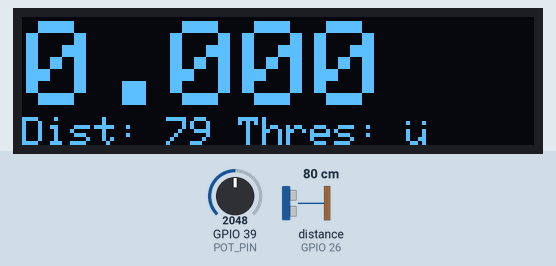
Bench run of a sketch on a simulated ESP32. Shown: 128×32 one-colour display. Wiring (inferred from the names in the program): ultrasonic range finder: trigger GPIO 25; echo GPIO 26. The test bench sets the inputs (shaded band); at power-on: GPIO 39 (POT_PIN) = 2048, distance to the obstacle (sensor on GPIO 26) 80 cm. The echo pulse lasts 58.3 µs per cm; the display library's start-up logo is not drawn; what the sketch prints to the serial monitor is not drawn.

Above: at 3.2 s.
3.3 s: GPIO 39 (POT_PIN) set to 445
At 3.7 s:
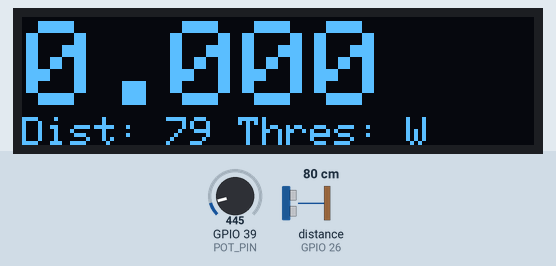
4.8 s: GPIO 39 (POT_PIN) set to 368
At 4.95 s:
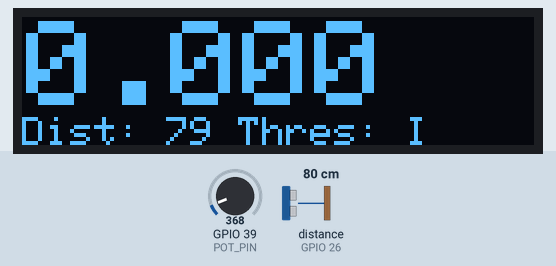
6.7 s: GPIO 39 (POT_PIN) set to 491
At 7.4 s:
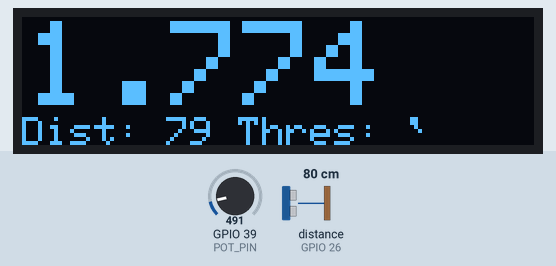
8.2 s: GPIO 39 (POT_PIN) set to 0
At 8.38 s:
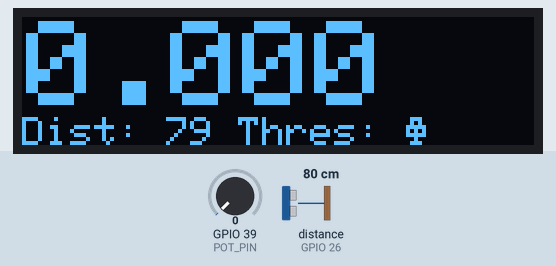
10.1 s: GPIO 39 (POT_PIN) set to 1228
At 11.0 s:
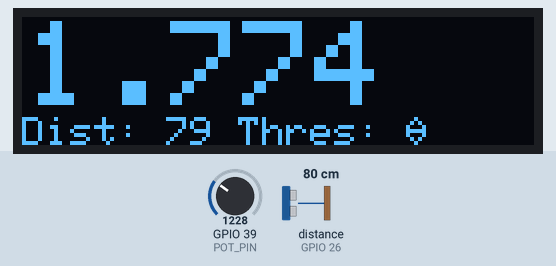
11.7 s: distance to the obstacle (sensor on GPIO 26) set to 250 cm
At 11.82 s:
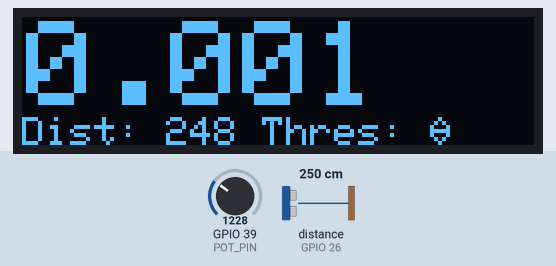
Timing chart, 0 to 14.2 s (numbered marks = the images above; inputs shaded):
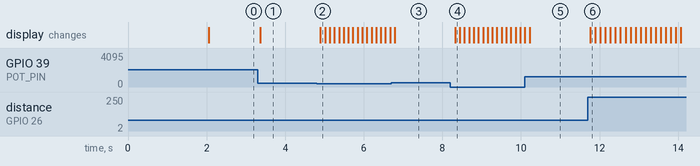

The sketch:

timegate.ino
```cpp
#include <Wire.h>
#include <Adafruit_GFX.h>
#include <Adafruit_SSD1306.h>

// OLED display TWI address
#define OLED_ADDR   0x3C
// OLED display width, in pixels
#define SCREEN_WIDTH 128
// OLED display height, in pixels
#define SCREEN_HEIGHT 32

// Ultrasonic Sensor Pins
#define TRIG_PIN 25
#define ECHO_PIN 26

// Potentiometer Pin
#define POT_PIN 39

// Declaration for SSD1306 display connected using software I2C (default case):
Adafruit_SSD1306 display(SCREEN_WIDTH, SCREEN_HEIGHT, &Wire, -1);

unsigned long startTime = 0;
unsigned long currentTime = 0;
unsigned long stoppedTime = 0;
float distance = 0;
int distanceThreshold = 30;
bool isTimerStopped = false;

void setup() {
  Serial.begin(9600);
  Serial.println(F("Starting..."));
  // Initialize the OLED display
  if (!display.begin(SSD1306_SWITCHCAPVCC, OLED_ADDR)) {
    Serial.println(F("SSD1306 allocation failed"));
    for (;;); // Don't proceed, loop forever
  }
  display.display();
  delay(2000); // Pause for 2 seconds
  display.clearDisplay();

  // Initialize Ultrasonic Sensor
  pinMode(TRIG_PIN, OUTPUT);
  pinMode(ECHO_PIN, INPUT);

  startTime = millis(); // Initialize startTime
}

void loop() {
  Serial.println(F("Loop Start."));
  // Read potentiometer value and map it to a distance range (e.g., 10 - 100 cm)
  distanceThreshold = map(analogRead(POT_PIN), 0, 512, 5, 100);

  // Measure distance
  distance = getDistance();
  Serial.println(distance);

  // Check if distance is less than the threshold
  if (distance < distanceThreshold && !isTimerStopped) {
    // Stop timer
    stoppedTime = millis();
    isTimerStopped = true;
  }
  // Check if distance is greater than threshold and timer is stopped
  else if (distance >= distanceThreshold && isTimerStopped) {
    // Reset timer
    startTime = millis();// - (stoppedTime - startTime);
    isTimerStopped = false;
  }

  // Update current time
  if (!isTimerStopped) {
    currentTime = millis() - startTime;
  }

  // Clear the display
  display.clearDisplay();

  // Display updated time since last reset
  display.setCursor(1, 1);
  display.setTextSize(3);             // Draw 2X-scale text
  display.setTextColor(SSD1306_WHITE);
  //display.setCursor(0,0);

  display.println(currentTime/1000.0, 3);

  // Display distance and threshold
  display.setTextSize(1);
  display.print("Dist: ");
  display.print(distance, 0);
  display.print(" Thres: ");
  display.print(distanceThreshold, 0);
  display.println("");

  // Refresh the display
  display.display();
  //Serial.println(F(".Loop End"));

  delay(100); // Update more frequently
}

float getDistance() {
  // Ensure trigger pin is low
  digitalWrite(TRIG_PIN, LOW);
  delayMicroseconds(2);

  // Trigger the sensor by setting the trigPin high for 10 microseconds
  digitalWrite(TRIG_PIN, HIGH);
  delayMicroseconds(10);
  digitalWrite(TRIG_PIN, LOW);

  // Read the echoPin, returns the sound wave travel time in microseconds
  long duration = pulseIn(ECHO_PIN, HIGH);
  //Serial.println(duration);

  // Calculating the distance
  distance = duration * 0.034 / 2; // Speed of sound wave divided by 2 (go and back)
  return distance;
}
```

Measured:
- the behaviour switches between 405 and 404 on GPIO 39 (POT_PIN) (found by bisection; images 1 and 2)
- after the input at 3.3 s, the display: changes after 0.06 s (image 1)
- after the input at 4.8 s, the display: changes after 0.10 s (image 2)
- after the input at 6.7 s, the display: changes after 0.09 s (image 3)
- after the input at 8.2 s, the display: changes after 0.13 s (image 4)
- after the input at 10.1 s, the display: changes after 0.12 s (image 5)
- after the input at 11.7 s, the display: changes after 0.06 s (image 6)
